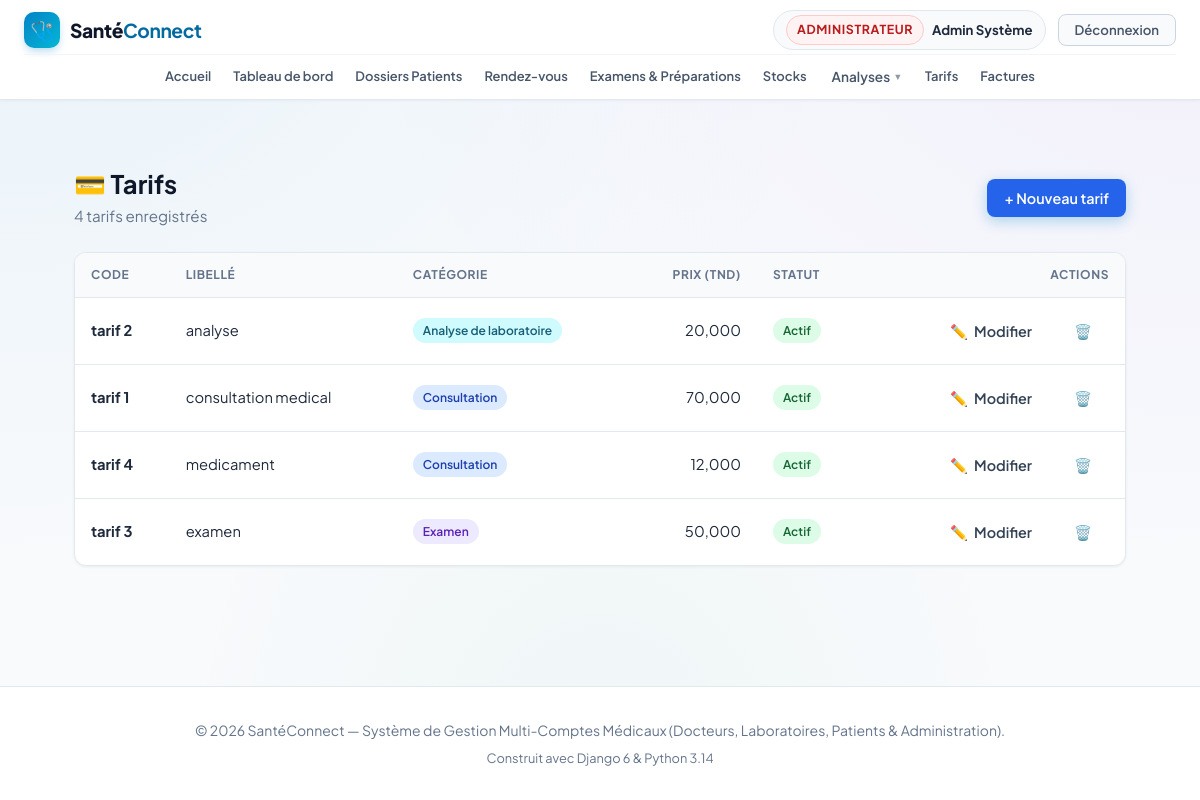
Page /billing/tarifs/ (signed in) on the earlier database version.
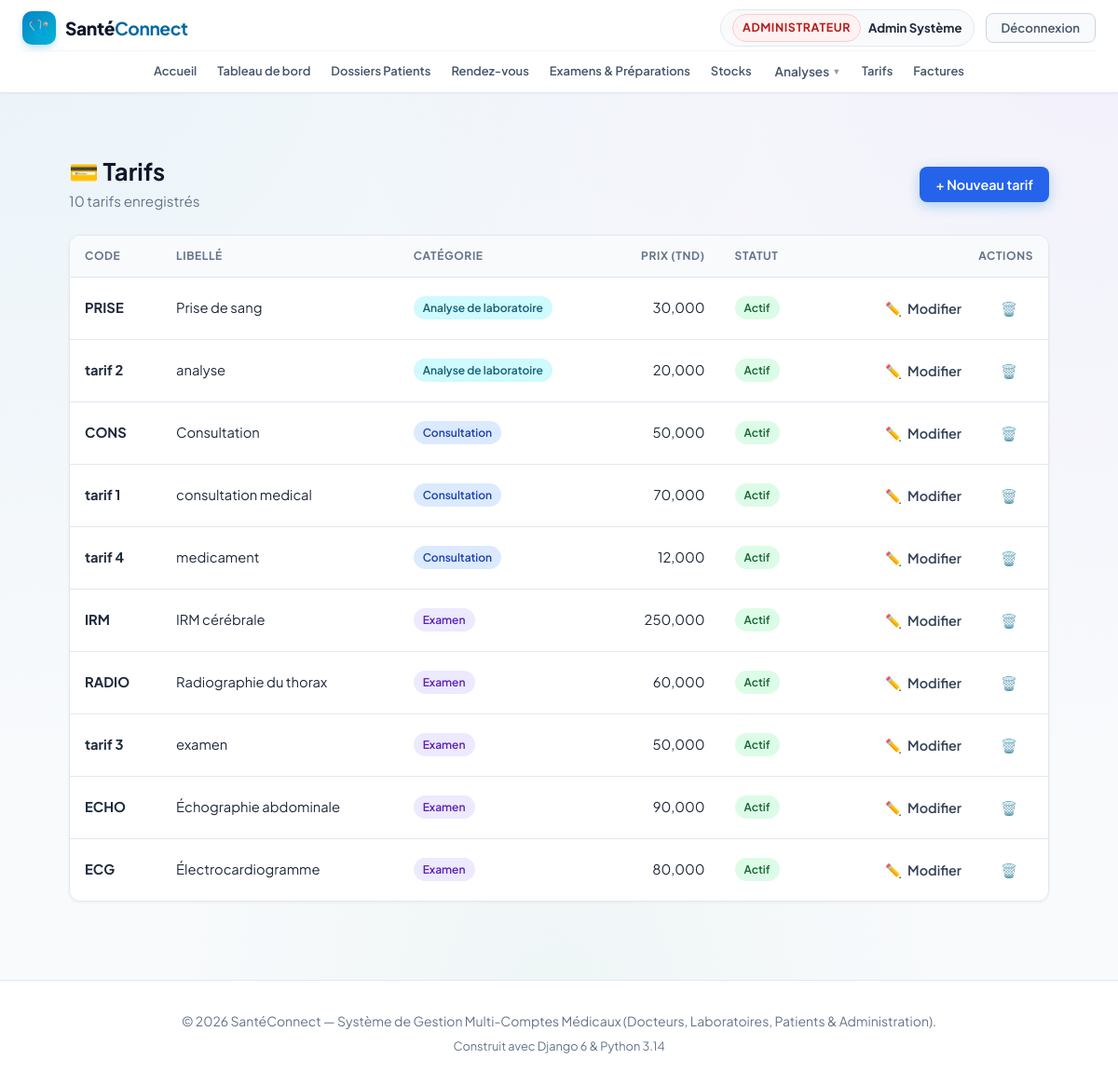
Same page on the later database version.
### billing/models.py (models this page shows, shortened)
class Tarif(models.Model):
    class Categorie(models.TextChoices):
        CONSULTATION = 'CONSULTATION', 'Consultation'
        EXAMEN = 'EXAMEN', 'Examen'
        ANALYSE = 'ANALYSE', 'Analyse de laboratoire'
        AUTRE = 'AUTRE', 'Autre'
    code = models.CharField("Code", max_length=30, unique=True)
    libelle = models.CharField("Libellé", max_length=150)
    categorie = models.CharField("Catégorie", max_length=20,
                                 choices=Categorie.choices, default=Categorie.CONSULTATION)
    prix = models.DecimalField("Prix", max_digits=12, decimal_places=3)
    actif = models.BooleanField("Actif", default=True)
    class Meta:
        ordering = ['categorie', 'libelle']

### billing/views.py (the view)
# urls.py: path('tarifs/', views.tarif_list, name='tarif_list'),
@admin_required
def tarif_list(request):
    tarifs = Tarif.objects.all()
    return render(request, 'billing/tarif_list.html', {'tarifs': tarifs})

### accounts/models.py (called while the page is built)
    @property
    def is_laboratory(self):
        return self.role == self.Role.LABORATOIRE

    @property
    def is_patient(self):
        return self.role == self.Role.PATIENT

    @property
    def is_admin_user(self):
        return self.role == self.Role.ADMIN or self.is_superuser

### billing/permissions.py (called while the page is built)
def role_required(test):
    def decorator(view):
        @wraps(view)
        def wrapper(request, *args, **kwargs):
            if not request.user.is_authenticated:
                return redirect_to_login(request.get_full_path())
            if not test(request.user):
                raise PermissionDenied
            return view(request, *args, **kwargs)
        return wrapper
    return decorator

def _is_admin(u):
    return u.is_admin_user

### billing/templates/billing/tarif_list.html (shortened to what this page needs)
{% extends 'base.html' %}
{% load static %}
{% block extra_css %}<link rel="stylesheet" href="{% static 'billing/billing.css' %}">{% endblock %}
{% block content %}
<div class="container billing-page">
    <div class="page-header">
        <div>
            <h1><span aria-hidden="true">💳</span> Tarifs</h1>
            <p>{{ tarifs|length }} tarif{{ tarifs|length|pluralize }} enregistré{{ tarifs|length|pluralize }}</p>
        </div>
        <div class="actions">
            <a href="{% url 'tarif_create' %}" class="btn btn-primary">+ Nouveau tarif</a>
        </div>
    </div>
    <div class="card">
        <div class="table-wrap">
            <table>
                <thead>
                    <tr>
                        <th scope="col">Code</th>
                        <th scope="col">Libellé</th>
                        <th scope="col">Catégorie</th>
                        <th scope="col" class="text-right">Prix (TND)</th>
                        <th scope="col">Statut</th>
                        <th scope="col" class="text-right">Actions</th>
                    </tr>
                </thead>
                <tbody>
                    {% for t in tarifs %}
                    <tr>
                        <td><strong>{{ t.code }}</strong></td>
                        <td>{{ t.libelle }}</td>
                        <td><span class="badge badge-{{ t.categorie|lower }}">{{ t.get_categorie_display }}</span></td>
                        <td class="text-right">{{ t.prix|floatformat:3 }}</td>
                        <td>
                            {% if t.actif %}
                            <span class="badge badge-actif">Actif</span>
                            {% else %}
                            <span class="badge badge-inactif">Inactif</span>
                            {% endif %}
                        </td>
                        <td>
                            <div class="actions">
                                <a href="{% url 'tarif_update' t.pk %}" class="btn btn-light btn-sm"
                                   aria-label="Modifier le tarif {{ t.libelle }}"><span aria-hidden="true">✏️</span> Modifier</a>
                                <a href="{% url 'tarif_delete' t.pk %}" class="btn btn-light btn-sm"
                                   aria-label="Supprimer le tarif {{ t.libelle }}"><span aria-hidden="true">🗑️</span></a>
                            </div>
                        </td>
                    </tr>
                    {% endfor %}
                </tbody>
            </table>
        </div>
    </div>
</div>
{% endblock %}

Differences in the rows shown:
added Tarif: code "PRISE", libelle "Prise de sang", categorie "Analyse de laboratoire", prix "30,000", actif "Actif"
added Tarif: code "CONS", libelle "Consultation", categorie "Consultation", prix "50,000", actif "Actif"
added Tarif: code "IRM", libelle "IRM cérébrale", categorie "Examen", prix "250,000", actif "Actif"
added Tarif: code "RADIO", libelle "Radiographie du thorax", categorie "Examen", prix "60,000", actif "Actif"
added Tarif: code "ECHO", libelle "Échographie abdominale", categorie "Examen", prix "90,000", actif "Actif"
added Tarif: code "ECG", libelle "Électrocardiogramme", categorie "Examen", prix "80,000", actif "Actif"
Other differences:
{{ tarifs|length }}: "4" → "10"
